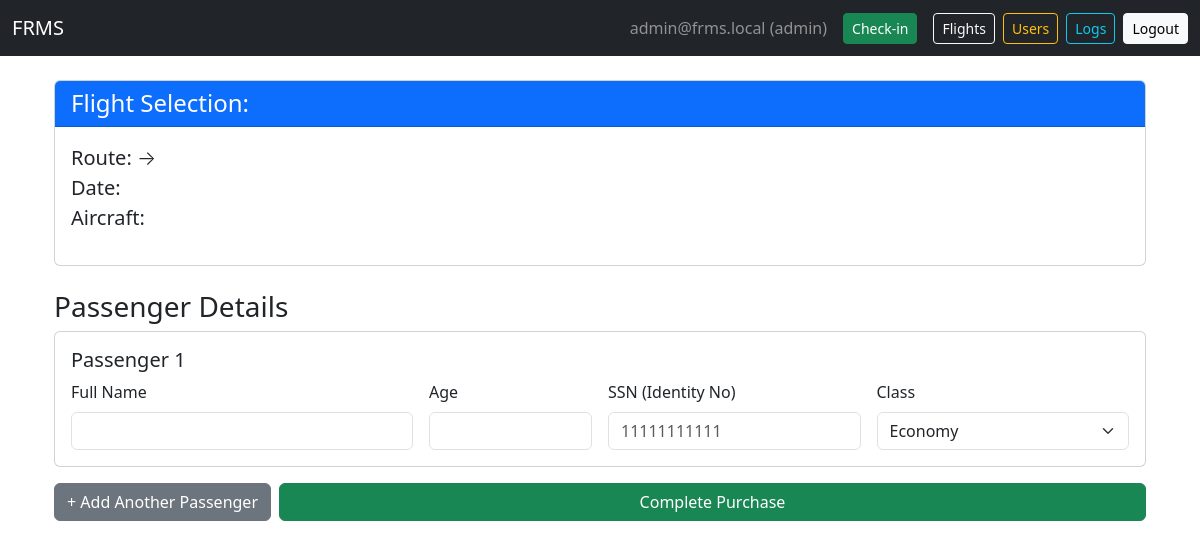
The app's page /book/IT1001 (signed in), older data.
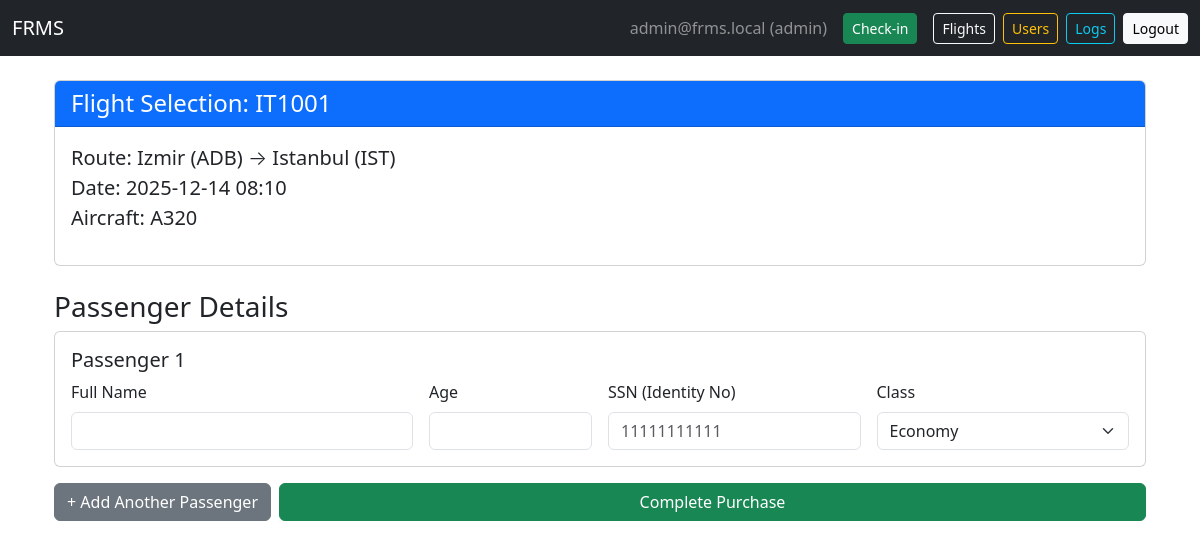
The same page, newer data.
### tables this page shows
CREATE TABLE flights (
            id INTEGER PRIMARY KEY AUTOINCREMENT,
            flight_no TEXT UNIQUE NOT NULL,
            date_time TEXT NOT NULL,
            duration_minutes INTEGER,
            distance_km INTEGER,
            source TEXT,
            destination TEXT,
            vehicle_type TEXT,
            shared_flight_no TEXT,
            shared_company TEXT
        );

### app.py (the view, shortened to what this page needs)
@app.route("/book/<flight_no>", methods=["GET", "POST"])
@login_required()
def book_flight(flight_no):
    check_and_update_schema()
    db = get_db()
    flight = db.execute("SELECT * FROM flights WHERE flight_no = ?", (flight_no,)).fetchone()
    return render_template("booking.html", user=current_user(), flight=flight)

### app.py (called while the page is built)
def get_db():
    if "db" not in g:
        g.db = sqlite3.connect(DATABASE)
        g.db.row_factory = sqlite3.Row
    return g.db

def check_and_update_schema():
    db = get_db()
    try:
        db.execute("SELECT ssn FROM passengers LIMIT 1")
    except sqlite3.OperationalError:
        try:
            db.execute("ALTER TABLE passengers ADD COLUMN ssn TEXT")
            db.commit()
        except:
            pass

def current_user():
    if "user_id" not in session: return None
    return get_db().execute("SELECT * FROM users WHERE id = ?", (session["user_id"],)).fetchone()

def login_required(role=None):
    from functools import wraps
    def decorator(func):
        @wraps(func)
        def wrapper(*args, **kwargs):
            user = current_user()
            if user is None:
                flash("Please log in first.", "warning")
                return redirect(url_for("login", next=request.path))
            if role and user["role"] != role:
                flash("Unauthorized.", "danger")
                return redirect(url_for("dashboard"))
            return func(*args, **kwargs)
        return wrapper
    return decorator

### templates/booking.html (shortened to what this page needs)
{% extends "base.html" %}
{% block content %}
<div class="container">
    <div class="card mb-4">
        <div class="card-header bg-primary text-white">
            <h4 class="mb-0">Flight Selection: {{ flight['flight_no'] }}</h4>
        </div>
        <div class="card-body">
            <p class="lead">
                <strong>Route:</strong> {{ flight['source'] }} &rarr; {{ flight['destination'] }}<br>
                <strong>Date:</strong> {{ flight['date_time'] }}<br>
                <strong>Aircraft:</strong> {{ flight['vehicle_type'] }}
            </p>
        </div>
    </div>
    <form method="post" id="bookingForm">
        <h3>Passenger Details</h3>
        <div id="passenger-list">
            <div class="card mb-3 passenger-card">
                <div class="card-body">
                    <h5 class="card-title">Passenger 1</h5>
                    <div class="row g-3">
                        <div class="col-md-4">
                            <label class="form-label">Full Name</label>
                            <input type="text" name="names[]" class="form-control" required>
                        </div>
                        <div class="col-md-2">
                            <label class="form-label">Age</label>
                            <input type="number" name="ages[]" class="form-control" required>
                        </div>
                        <div class="col-md-3">
                            <label class="form-label">SSN (Identity No)</label>
                            <input type="text" name="ssns[]" class="form-control" placeholder="11111111111" required>
                        </div>
                        <div class="col-md-3">
                            <label class="form-label">Class</label>
                            <select name="seat_types[]" class="form-select">
                                <option value="economy">Economy</option>
                            </select>
                        </div>
                    </div>
                </div>
            </div>
        </div>
        <div class="d-flex gap-2 mb-4">
            <button type="button" class="btn btn-secondary" onclick="addPassenger()">+ Add Another Passenger</button>
            <button type="submit" class="btn btn-success flex-grow-1">Complete Purchase</button>
        </div>
    </form>
</div>
{% endblock %}

Row changes from the older to the newer data that the page shows:
added flights: flight_no "IT1001", source "Izmir (ADB)", destination "Istanbul (IST)", date_time "2025-12-14 08:10", vehicle_type "A320"
